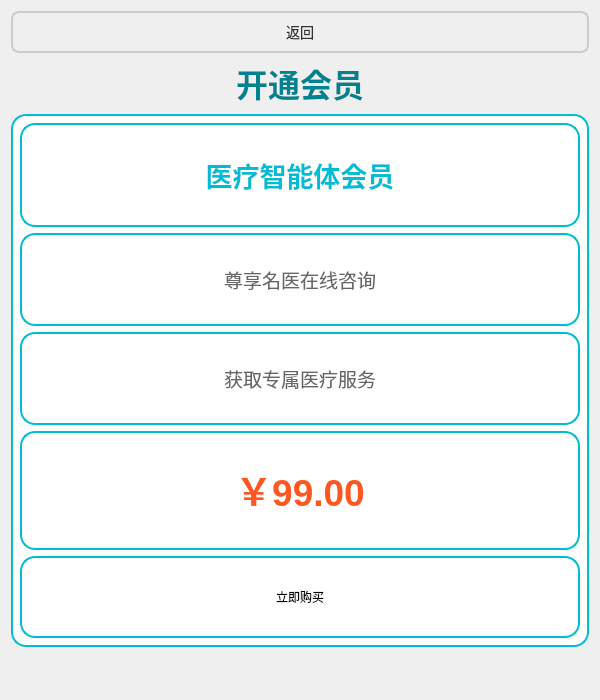
<?xml version="1.0" encoding="UTF-8"?>
<ui version="4.0">
 <class>MemberRechargeWidget</class>
 <widget class="QWidget" name="MemberRechargeWidget">
  <property name="geometry">
   <rect>
    <x>0</x>
    <y>0</y>
    <width>600</width>
    <height>700</height>
   </rect>
  </property>
  <property name="windowTitle">
   <string>会员充值</string>
  </property>
  <layout class="QVBoxLayout" name="verticalLayout">
   <item>
    <widget class="QPushButton" name="backBtn">
     <property name="minimumSize">
      <size>
       <width>60</width>
       <height>40</height>
      </size>
     </property>
     <property name="styleSheet">
      <string notr="true">QPushButton {
    background-color: transparent;
    color: #333;
    border: 2px solid #ccc;
    border-radius: 8px;
    padding: 8px 16px;
    font-size: 14px;
}
QPushButton:hover {
    background-color: #f0f0f0;
    border-color: #aaa;
}</string>
     </property>
     <property name="text">
      <string>返回</string>
     </property>
    </widget>
   </item>
   <item>
    <widget class="QLabel" name="titleLabel">
     <property name="text">
      <string>&lt;html&gt;&lt;head/&gt;&lt;body&gt;&lt;p align=&quot;center&quot;&gt;&lt;span style=&quot; font-size:24pt; font-weight:600; color:#00838f;&quot;&gt;开通会员&lt;/span&gt;&lt;/p&gt;&lt;/body&gt;&lt;/html&gt;</string>
     </property>
     <property name="alignment">
      <set>Qt::AlignCenter</set>
     </property>
    </widget>
   </item>
   <item>
    <widget class="QWidget" name="cardWidget" native="true">
     <property name="styleSheet">
      <string notr="true">QWidget {
    background-color: white;
    border-radius: 15px;
    border: 2px solid #00bcd4;
    padding: 30px;
}</string>
     </property>
     <layout class="QVBoxLayout" name="cardLayout">
      <item>
       <widget class="QLabel" name="cardTitle">
        <property name="text">
         <string>&lt;html&gt;&lt;head/&gt;&lt;body&gt;&lt;p align=&quot;center&quot;&gt;&lt;span style=&quot; font-size:20pt; font-weight:600; color:#00bcd4;&quot;&gt;医疗智能体会员&lt;/span&gt;&lt;/p&gt;&lt;/body&gt;&lt;/html&gt;</string>
        </property>
        <property name="alignment">
         <set>Qt::AlignCenter</set>
        </property>
       </widget>
      </item>
      <item>
       <widget class="QLabel" name="cardDesc1">
        <property name="text">
         <string>&lt;html&gt;&lt;head/&gt;&lt;body&gt;&lt;p align=&quot;center&quot;&gt;&lt;span style=&quot; font-size:14pt; color:#666;&quot;&gt;尊享名医在线咨询&lt;/span&gt;&lt;/p&gt;&lt;/body&gt;&lt;/html&gt;</string>
        </property>
        <property name="alignment">
         <set>Qt::AlignCenter</set>
        </property>
       </widget>
      </item>
      <item>
       <widget class="QLabel" name="cardDesc2">
        <property name="text">
         <string>&lt;html&gt;&lt;head/&gt;&lt;body&gt;&lt;p align=&quot;center&quot;&gt;&lt;span style=&quot; font-size:14pt; color:#666;&quot;&gt;获取专属医疗服务&lt;/span&gt;&lt;/p&gt;&lt;/body&gt;&lt;/html&gt;</string>
        </property>
        <property name="alignment">
         <set>Qt::AlignCenter</set>
        </property>
       </widget>
      </item>
      <item>
       <widget class="QLabel" name="priceLabel">
        <property name="text">
         <string>&lt;html&gt;&lt;head/&gt;&lt;body&gt;&lt;p align=&quot;center&quot;&gt;&lt;span style=&quot; font-size:28pt; font-weight:700; color:#ff5722;&quot;&gt;￥99.00&lt;/span&gt;&lt;/p&gt;&lt;/body&gt;&lt;/html&gt;</string>
        </property>
        <property name="alignment">
         <set>Qt::AlignCenter</set>
        </property>
       </widget>
      </item>
      <item>
       <widget class="QPushButton" name="purchaseBtn">
        <property name="minimumSize">
         <size>
          <width>200</width>
          <height>50</height>
         </size>
        </property>
        <property name="text">
         <string>立即购买</string>
        </property>
       </widget>
      </item>
     </layout>
    </widget>
   </item>
   <item>
    <spacer name="verticalSpacer">
     <property name="orientation">
      <enum>Qt::Vertical</enum>
     </property>
     <property name="sizeHint" stdset="0">
      <size>
       <width>20</width>
       <height>40</height>
      </size>
     </property>
    </spacer>
   </item>
  </layout>
 </widget>
 <resources/>
 <connections/>
</ui>
